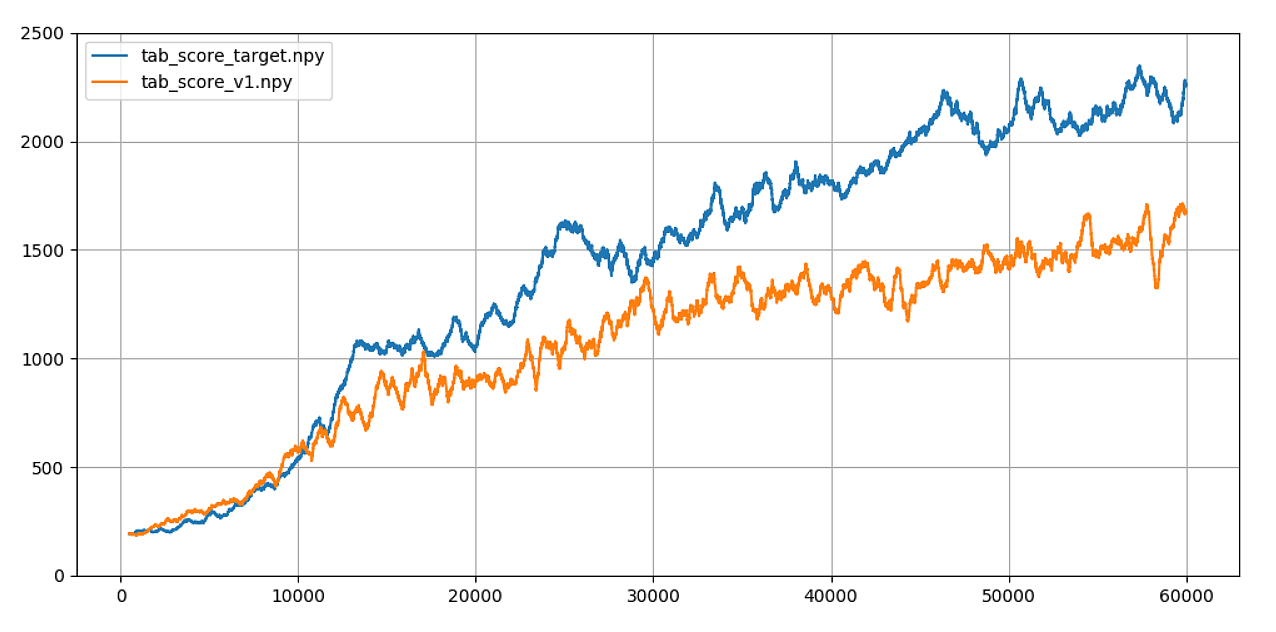
#> input picture Divers/renforcement4/img.png, 1276 x 632 px
$ python -i dataset.py   (imports and definitions only)
#> lines starting #> are read from the running program, lines starting #| are printed output that depends on the picture
#> further down, picture is the input picture: shape (632, 1276, 3); mean B, G, R 246.2, 247.1, 248
import numpy as np
import cv2
from multiprocessing import Pool
import multiprocessing
import random

def bruit(image_orig):
    h, w, c=image_orig.shape
    n=np.random.randn(h, w, c)*random.randint(5, 30)
    return np.clip(image_orig+n, 0, 255).astype(np.uint8)

def change_gamma(image, alpha=1.0, beta=0.0):
    return np.clip(alpha*image+beta, 0, 255).astype(np.uint8)

def modif_img(img):
    h, w, c=img.shape
#> h = 632; w = 1276; c = 3

    r_color=[np.random.randint(255), np.random.randint(255), np.random.randint(255)]
    img=np.where(img==[142, 142, 142], r_color, img).astype(np.uint8)

    if np.random.randint(3):
        k_max=3
        kernel_blur=np.random.randint(k_max)*2+1
        img=cv2.GaussianBlur(img, (kernel_blur, kernel_blur), 0)

    M=cv2.getRotationMatrix2D((int(w/2), int(h/2)), random.randint(-10, 10), 1)
    img=cv2.warpAffine(img, M, (w, h))

    if np.random.randint(2):
        a=int(max(w, h)/5)+1
#> a = 256
        pts1=np.float32([[0, 0], [w, 0], [0, h], [w, h]])
        pts2=np.float32([[0+random.randint(-a, a), 0+random.randint(-a, a)], [w-random.randint(-a, a), 0+random.randint(-a, a)], [0+random.randint(-a, a), h-random.randint(-a, a)], [w-random.randint(-a, a), h-random.randint(-a, a)]])
        M=cv2.getPerspectiveTransform(pts1,pts2)
        img=cv2.warpPerspective(img, M, (w, h))
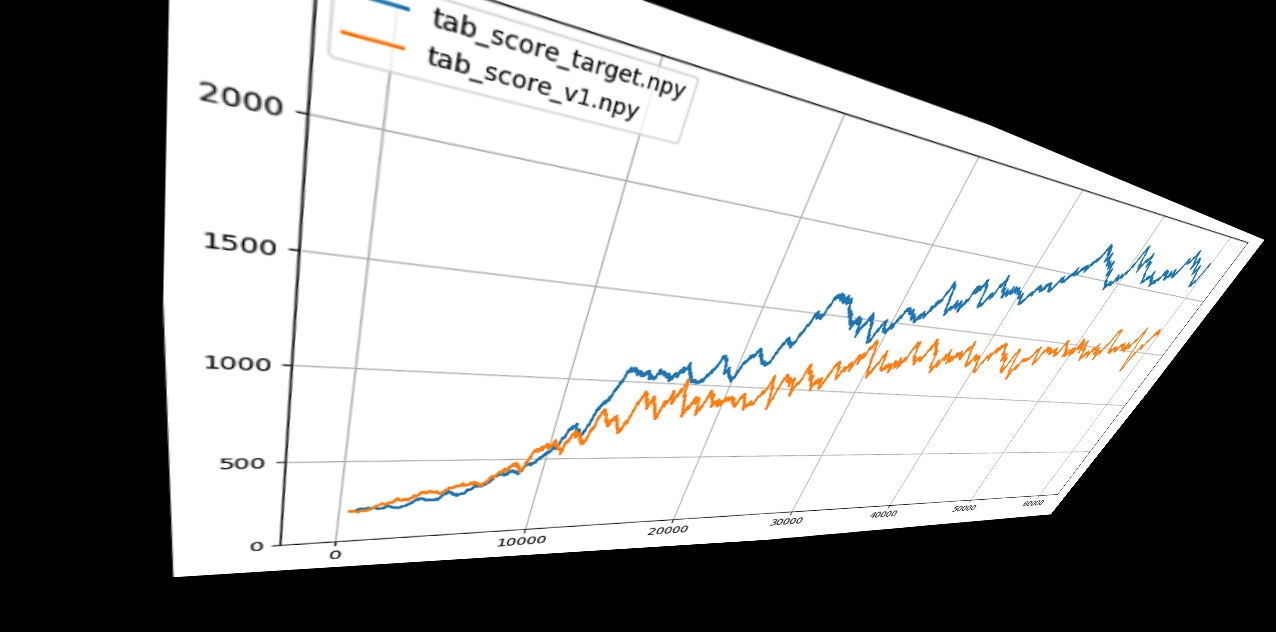
#> img: shape (632, 1276, 3); mean of channels 0, 1, 2 150.8, 151.1, 151.5; drawn as B, G, R

    if np.random.randint(2):
        r=random.randint(0, 5)
        h2=int(h*0.9)
#> h2 = 568
        w2=int(w*0.9)
#> w2 = 1148
        if r==0:
            img=img[0:w2, 0:h2]
        elif r==1:
            img=img[w-w2:w, 0:h2]
        elif r==2:
            img=img[0:w2, h-h2:h]
        elif r==3:
            img=img[w-w2:w, h-h2:h]
        img=cv2.resize(img, (h, w))
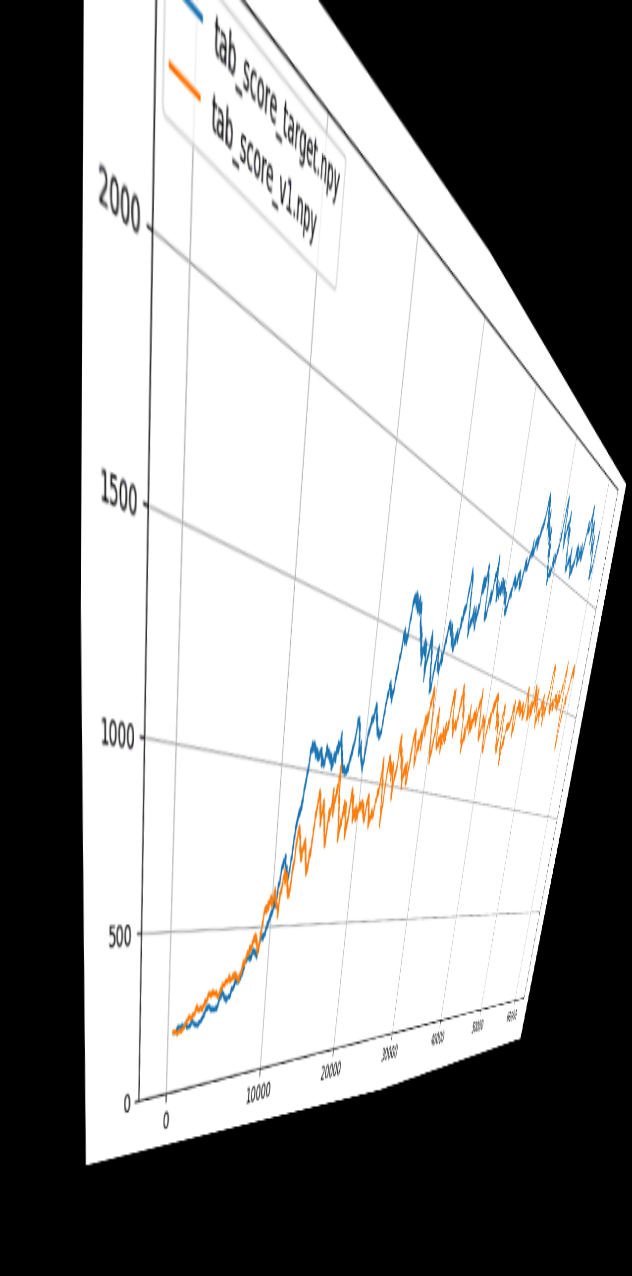
#> img: shape (1276, 632, 3); mean of channels 0, 1, 2 150.8, 151.1, 151.5; drawn as B, G, R

    if np.random.randint(2):
        r=random.randint(1, int(max(w, h)*0.15))
#> r = 56
        img=img[r:w-r, r:h-r]
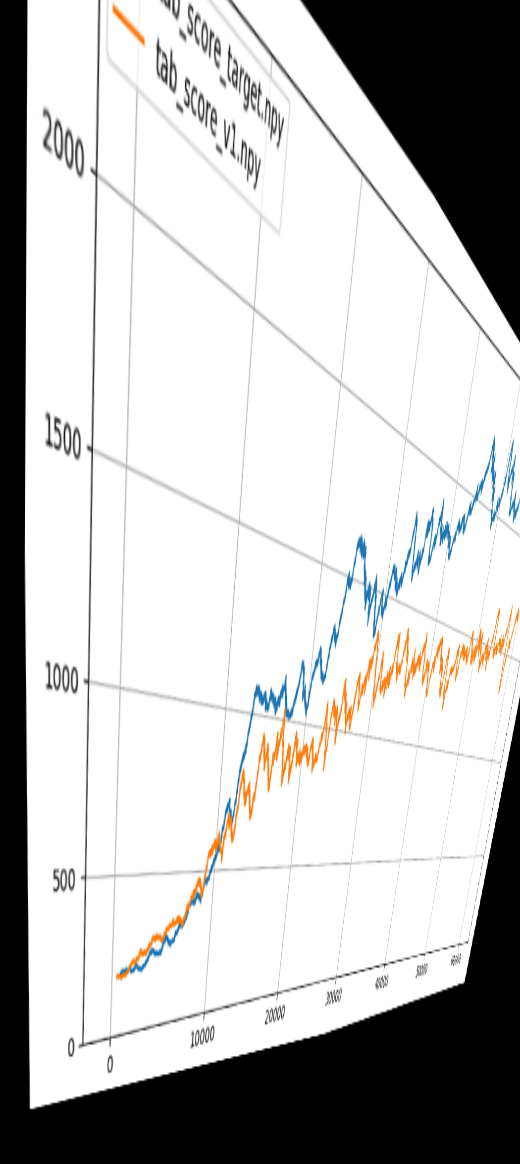
#> img: shape (1164, 520, 3); mean of channels 0, 1, 2 191.5, 192, 192.6; drawn as B, G, R
        img=cv2.resize(img, (h, w))
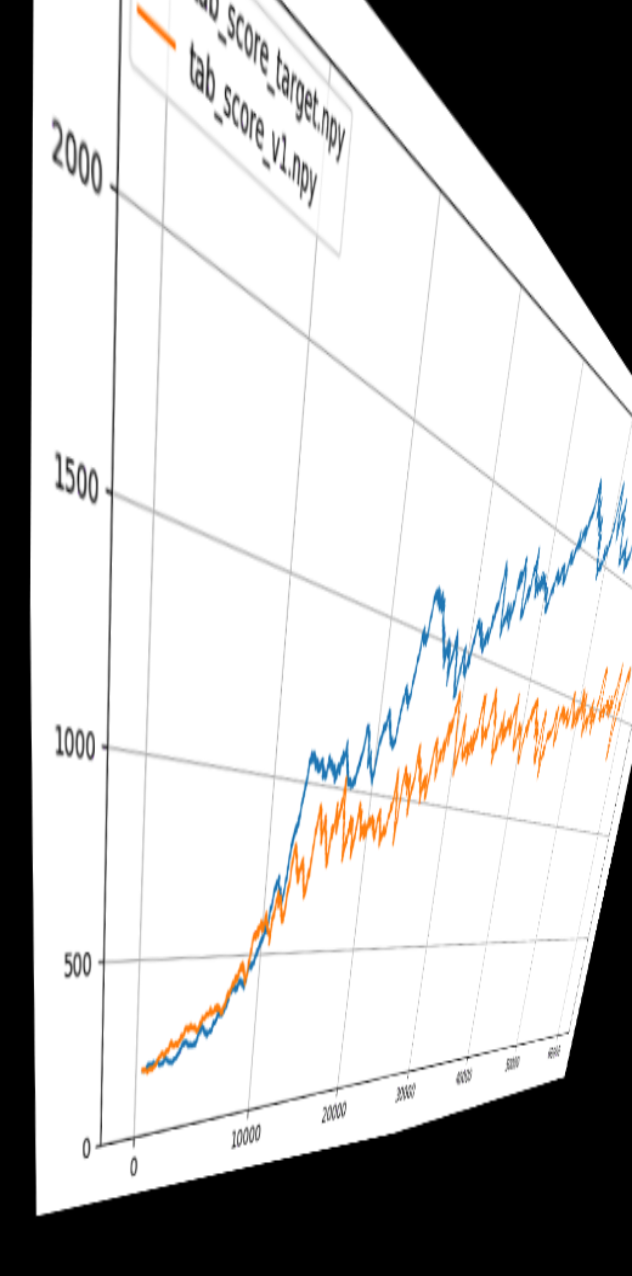
#> img: shape (1276, 632, 3); mean of channels 0, 1, 2 191.5, 192, 192.6; drawn as B, G, R

    if not np.random.randint(4):
        t=np.empty((h, w, c) , dtype=np.float32)
        for i in range(h):
            for j in range(w):
                for k in range(c):
                    t[i][j][k]=(i/h)
        M=cv2.getRotationMatrix2D((int(w/2), int(h/2)), np.random.randint(4)*90, 1)
        t=cv2.warpAffine(t, M, (w, h))
        img=(cv2.multiply((img/255).astype(np.float32), t)*255).astype(np.uint8)

    img=change_gamma(img, random.uniform(0.6, 1.0), -np.random.randint(50))
#> in change_gamma, `return np.clip(alpha*image+beta, 0, 255).astype(np.uint8)`:
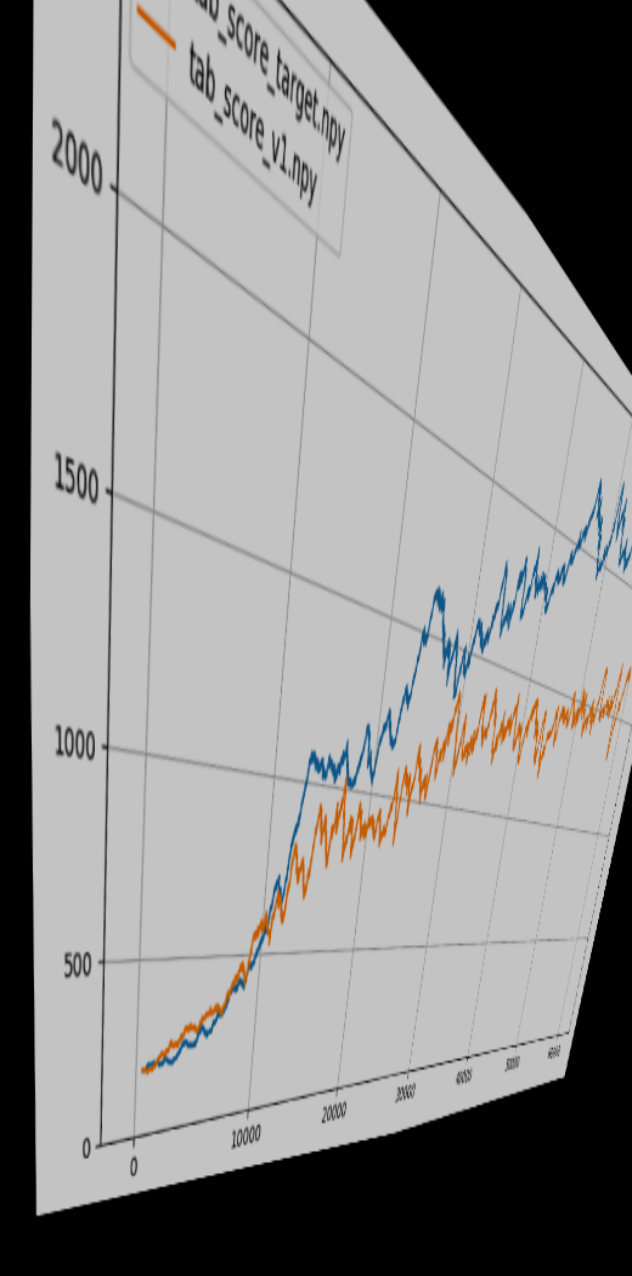
#> returned value: shape (1276, 632, 3); mean of channels 0, 1, 2 146.1, 146.6, 147; drawn as B, G, R

    if not np.random.randint(4):
        p=(15+np.random.randint(10))/100
        img=(img*p+50*(1-p)).astype(np.uint8)+np.random.randint(100)

    img=bruit(img)

    return img

def create_lot_img(image, nbr, nbr_thread=None):
    if nbr_thread is None:
        nbr_thread=multiprocessing.cpu_count()
    lot_original=np.repeat([image], nbr, axis=0)
    with Pool(nbr_thread) as p:
        lot_result=p.map(modif_img, lot_original)
        p.close()
    return lot_result

>>> import cv2
>>> picture = cv2.imread('../renforcement4/img.png')
>>> result = modif_img(picture)
